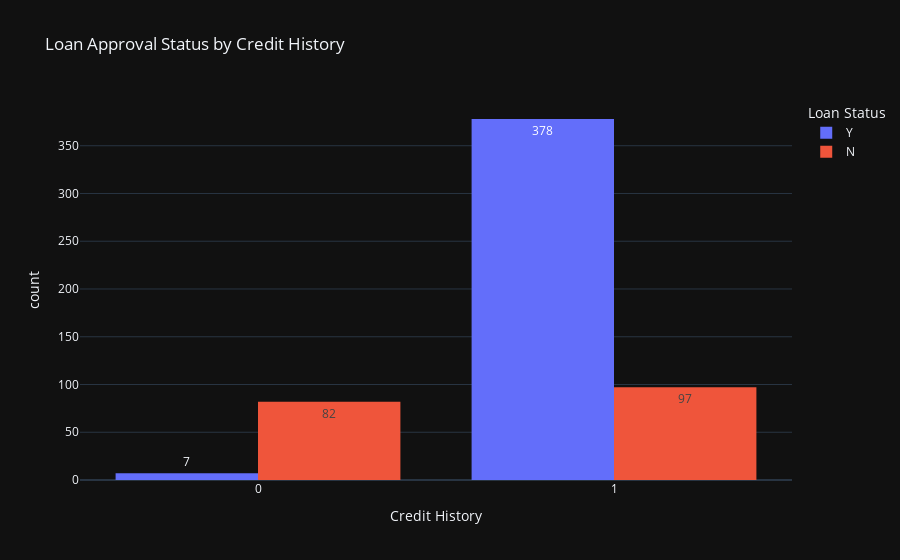

Source (notebook cell):
### Code cell
# Create a bar chart to show Loan_Status count for each Credit_History value
fig = px.histogram(df, 
             x='Credit_History', 
             color='Loan_Status', 
             barmode='group',
             template='plotly_dark',
             text_auto=True,
             title='Loan Approval Status by Credit History',
             labels={'Credit_History': 'Credit History', 'Loan_Status': 'Loan Status'})
fig.show()

### Figure 1 — Plotly figure (JSON) as saved in the notebook; plotly's stock layout.template omitted (floating-point values rounded to 4 significant figures; data arrays with more than 128 entries replaced by an {"elided": "..."} marker saying what was removed)
{"data": [{"alignmentgroup": "True", "bingroup": "x", "hovertemplate": "Loan Status=Y<br>Credit History=%{x}<br>count=%{y}<extra></extra>", "legendgroup": "Y", "marker": {"color": "#636efa", "pattern": {"shape": ""}}, "name": "Y", "offsetgroup": "Y", "orientation": "v", "showlegend": true, "texttemplate": "%{value}", "type": "histogram", "x": {"elided": "422 int values"}, "xaxis": "x", "yaxis": "y"}, {"alignmentgroup": "True", "bingroup": "x", "hovertemplate": "Loan Status=N<br>Credit History=%{x}<br>count=%{y}<extra></extra>", "legendgroup": "N", "marker": {"color": "#EF553B", "pattern": {"shape": ""}}, "name": "N", "offsetgroup": "N", "orientation": "v", "showlegend": true, "texttemplate": "%{value}", "type": "histogram", "x": {"elided": "192 int values"}, "xaxis": "x", "yaxis": "y"}], "layout": {"autosize": true, "barmode": "group", "legend": {"title": {"text": "Loan Status"}, "tracegroupgap": 0}, "title": {"text": "Loan Approval Status by Credit History"}, "xaxis": {"anchor": "y", "autorange": true, "domain": [0, 1], "range": [-0.5, 1.5], "title": {"text": "Credit History"}, "type": "linear"}, "yaxis": {"anchor": "x", "autorange": true, "domain": [0, 1], "range": [0, 397.9], "title": {"text": "count"}}}}
